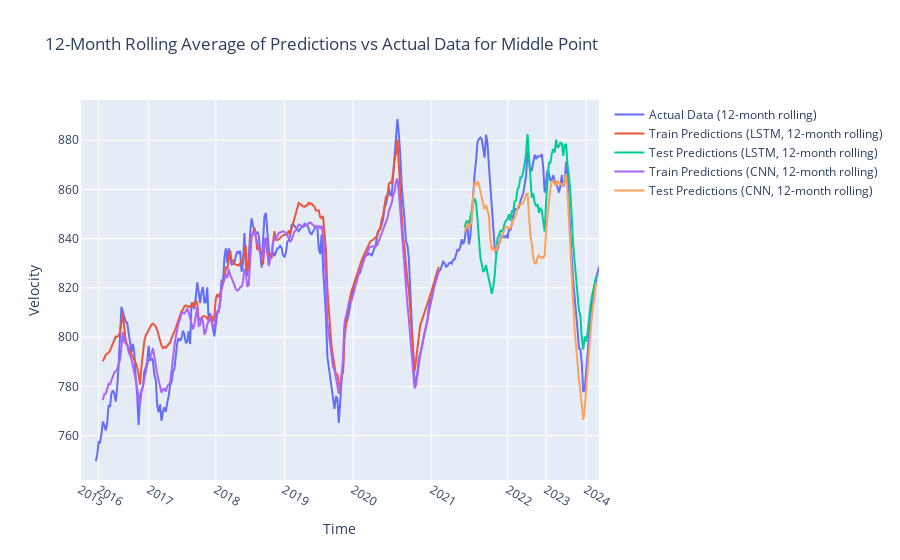

The notebook cell saved with this chart:
### Markdown cell above
### 6. Rolling Average Seasonality

The predictions are difficult to visually interpret. Let's see how well the two models capture seasonal changes in a 12 month rolling average plot.

### Code cell
# Calculate 12-month rolling average for actual data
df['velocity_rolling'] = df['velocity'].rolling(window=12).mean()

# Calculate 12-month rolling average for LSTM predictions
trainPredictPlot_lstm_rolling = pd.Series(trainPredictPlot_lstm.flatten()).rolling(window=12).mean().values
testPredictPlot_lstm_rolling = pd.Series(testPredictPlot_lstm.flatten()).rolling(window=12).mean().values

# Calculate 12-month rolling average for CNN predictions
trainPredictPlot_cnn_rolling = pd.Series(trainPredictPlot_cnn.flatten()).rolling(window=12).mean().values
testPredictPlot_cnn_rolling = pd.Series(testPredictPlot_cnn.flatten()).rolling(window=12).mean().values

# Create traces for rolling averages
fig_rolling = go.Figure()
fig_rolling.add_trace(go.Scatter(y=df['velocity_rolling'], mode='lines', name='Actual Data (12-month rolling)'))
fig_rolling.add_trace(go.Scatter(y=trainPredictPlot_lstm_rolling, mode='lines', name='Train Predictions (LSTM, 12-month rolling)'))
fig_rolling.add_trace(go.Scatter(y=testPredictPlot_lstm_rolling, mode='lines', name='Test Predictions (LSTM, 12-month rolling)'))
fig_rolling.add_trace(go.Scatter(y=trainPredictPlot_cnn_rolling, mode='lines', name='Train Predictions (CNN, 12-month rolling)'))
fig_rolling.add_trace(go.Scatter(y=testPredictPlot_cnn_rolling, mode='lines', name='Test Predictions (CNN, 12-month rolling)'))

# Update layout for dark theme
fig_rolling.update_layout(title='12-Month Rolling Average of Predictions vs Actual Data for ' + point_name.capitalize() + ' Point', xaxis_title='Time', yaxis_title='Velocity')
# Update x-axis to show only one tick per year
fig_rolling.update_xaxes(tickvals=[df.index[years == year][0] for year in unique_years], ticktext=unique_years)
fig_rolling.show()

### Figure 1 — Plotly figure (JSON) as saved in the notebook; plotly's stock layout.template omitted (floating-point values rounded to 4 significant figures; data arrays with more than 128 entries replaced by an {"elided": "..."} marker saying what was removed)
{"data": [{"mode": "lines", "name": "Actual Data (12-month rolling)", "type": "scatter", "y": {"elided": "364 float values"}}, {"mode": "lines", "name": "Train Predictions (LSTM, 12-month rolling)", "type": "scatter", "y": {"elided": "364 float values"}}, {"mode": "lines", "name": "Test Predictions (LSTM, 12-month rolling)", "type": "scatter", "y": {"elided": "364 float values"}}, {"mode": "lines", "name": "Train Predictions (CNN, 12-month rolling)", "type": "scatter", "y": {"elided": "364 float values"}}, {"mode": "lines", "name": "Test Predictions (CNN, 12-month rolling)", "type": "scatter", "y": {"elided": "364 float values"}}], "layout": {"title": {"text": "12-Month Rolling Average of Predictions vs Actual Data for Middle Point"}, "xaxis": {"ticktext": [2015, 2016, 2017, 2018, 2019, 2020, 2021, 2022, 2023, 2024], "tickvals": [0, 13, 48, 95, 143, 191, 246, 299, 326, 354], "title": {"text": "Time"}}, "yaxis": {"title": {"text": "Velocity"}}}}
